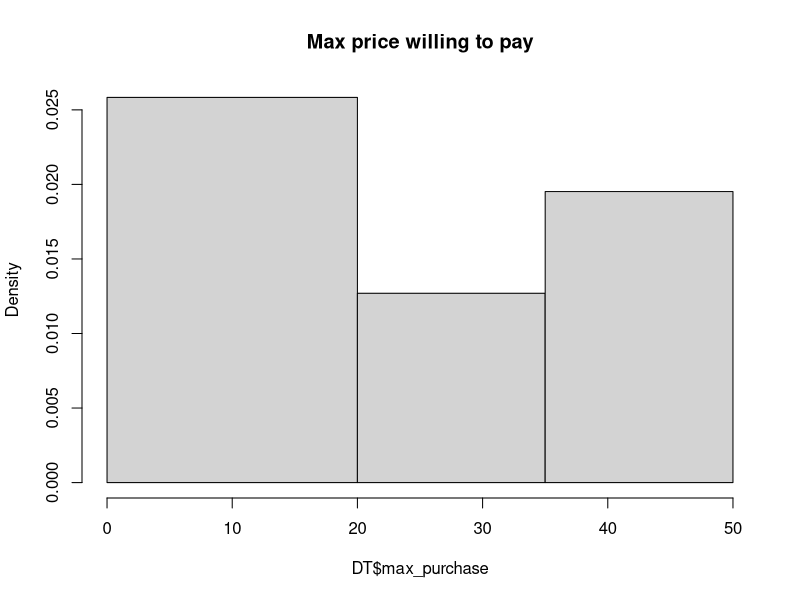
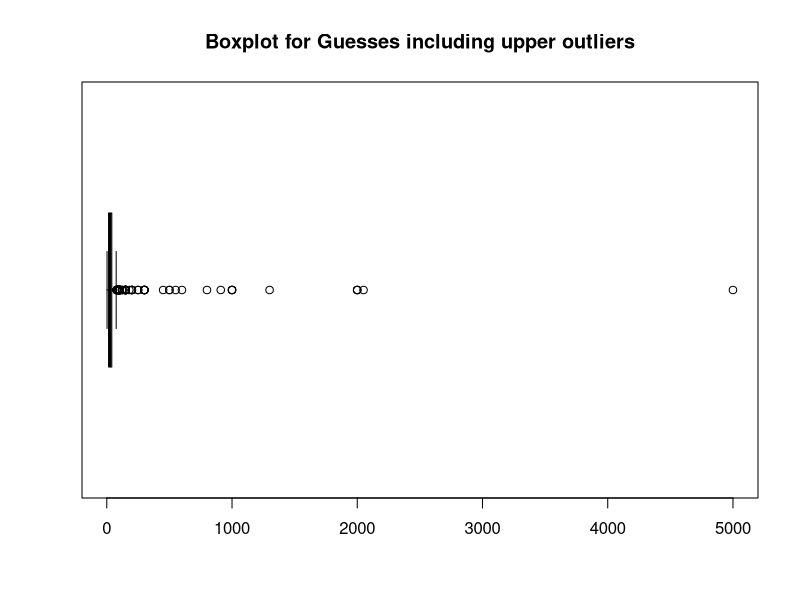
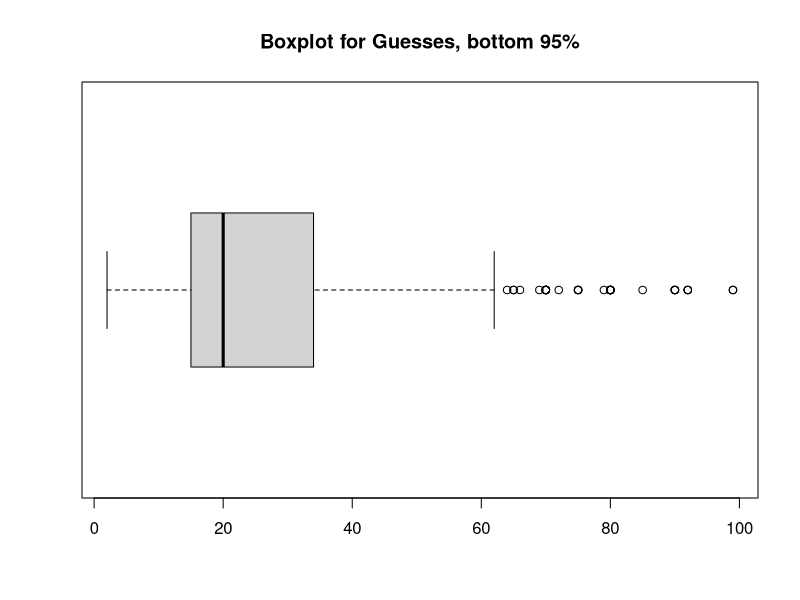
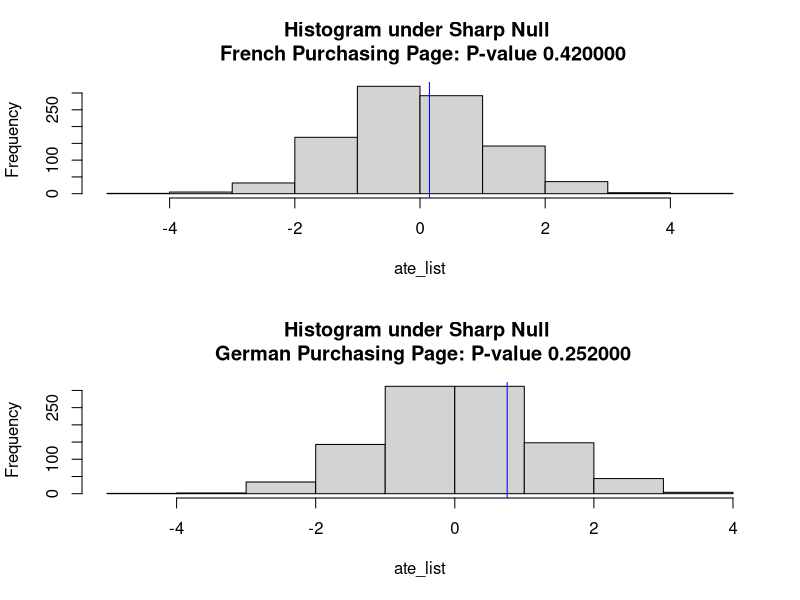
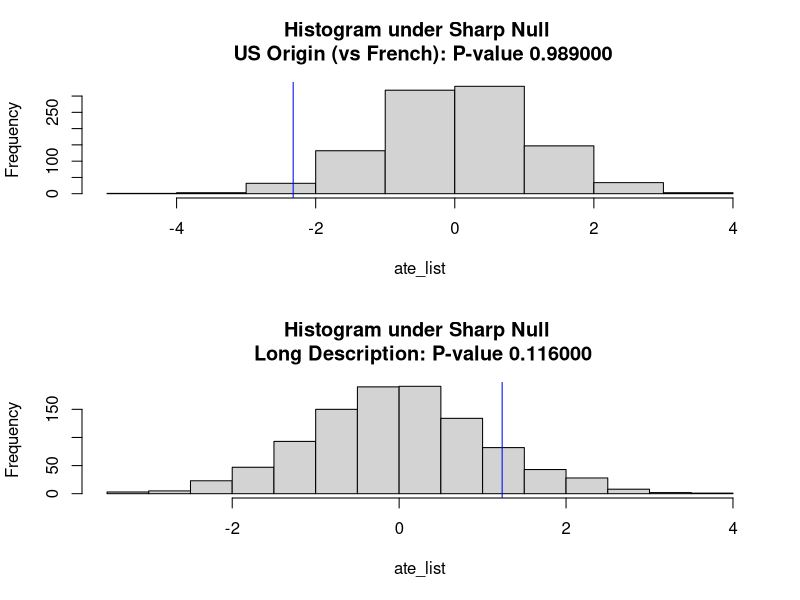
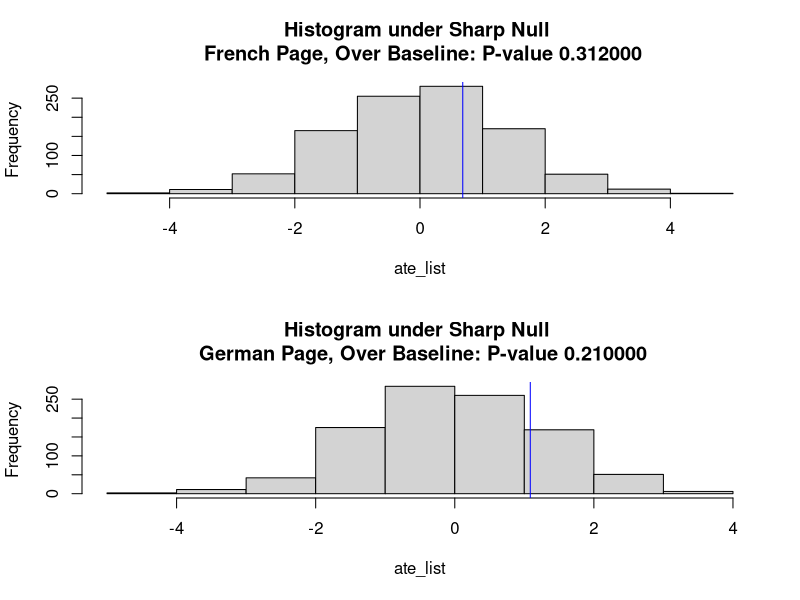

The R source for these figures, in order:
## ---- chunk 1
knitr::opts_chunk$set(echo = TRUE)
knitr::opts_knit$set(root.dir = normalizePath("./"))
d = read.csv('1st_Launch_Full.csv')
library(MASS)
## ---- chunk 2
summary(d$Guess_the_Cost[d$French_Purchasing_Page == 1]) #French language only
summary(d$Guess_the_Cost[d$German_Purchasing_Page == 1]) #German language only
summary(d$Guess_the_Cost[d$German_Purchasing_Page == 0 & d$French_Purchasing_Page == 0]) #English language only

## ---- chunk 3
library(data.table)
# Cleaning out incomplete responses before treament exposures
d <- d[!is.na(d$Track),]
#summary(d)
# Counting occurances of IP address and Geo-codes
d$geo_code <- paste(d$LocationLatitude, d$LocationLongitude)
dt = data.table(d)
dt[, `freq_geo` := .N, by = geo_code]
dt[, `freq_ip` := .N, by = IPAddress]
#class(as.data.frame(dt))
#dt
## Creatig 2 dedupped dataset, one with complete dedup where we do not allow any duplicates in IP or Geo code, and one where we exclude IP dupes, but allow up to 5 dups per geo code
complete_dedup<- dt[dt$freq_ip==1 & dt$freq_geo==1]
#nrow(complete_dedup)
five_or_less_dedup <- dt[dt$freq_ip==1 & dt$freq_geo<=5]
#nrow(five_or_less_dedup)
d<-five_or_less_dedup
## ---- chunk 4
summary(five_or_less_dedup$Guess_the_Cost[d$French_Purchasing_Page == 1]) #French language only
summary(five_or_less_dedup$Guess_the_Cost[d$German_Purchasing_Page == 1]) #German language only
summary(five_or_less_dedup$Guess_the_Cost[d$German_Purchasing_Page == 0 & d$French_Purchasing_Page == 0]) #English language only

## ---- chunk 5
library(dplyr)
five_or_less_dedup %>%
  group_by(Finished, Track) %>%
  summarise(count= n())
## ---- chunk 6
DT<-data.table(d)
lm.basic<-lm(Guess_the_Cost~French_Purchasing_Page + German_Purchasing_Page,DT)
summary(lm.basic)
## ---- chunk 7
DT<-data.table(d)
lm.basic<-lm(Guess_the_Cost~US_Origin,DT)
summary(lm.basic)
## ---- chunk 8
#Change GG questions to "Max purchase" integer column
d<-five_or_less_dedup
d$max_purchase<-rep(0,length(d$Purchase_50))
DT<-data.table(d)
DT[Purchase_20==1,max_purchase:=20]
DT[Purchase_35==1,max_purchase:=35]
DT[Purchase_50==1,max_purchase:=50]
summary(DT$max_purchase)
#barplot()
hist(DT$max_purchase,main = "Max price willing to pay",breaks=c(0,20,35,50))
## ---- chunk 9
#NOTE: this cell is ALREADY in writeup
#Process/clean variables- covariates
d<-data.table(d)
#English as primary language
d$English_as_primary<-d[,.(abs(d$English_as_primary-2))]
d$English_as_primary<-as.factor(d$English_as_primary)
#Male: original, male=1, female=2
d$Male<-d[,.(abs(d$Male-2))]
d$Male<-as.factor(d$Male)
#household income- as factor due to <20k, >100k, and do not answer
d$Household_Income<-as.factor(d$Household_Income)
#Other languages- Blank is only English, French 1, German 2, Other 3
d$Speaks_German<-as.numeric(d[,Other_Language_Spoken %like% "2"])
d$Speaks_French<-as.numeric(d[,Other_Language_Spoken %like% "1"])

#Drink Frequency- options are not linear 
d$Drink_Frequency<-factor(d$Drink_Frequency)

#Cab preference
d$Cab_Preference<-d[,.(abs(d$Cab_Preference-2))]

#Purchase Frequency- also not linear
d$Purchase_Frequency<-factor(d$Purchase_Frequency)
## ---- chunk 10
#basic covariate model, treatment is format
lm.cv<-lm(Guess_the_Cost~French_Purchasing_Page + German_Purchasing_Page + Male + Household_Income + English_as_primary + Drink_Frequency + Cab_Preference + Purchase_Frequency,DT)
summary(lm.cv)
## ---- chunk 11
DT$Track<-factor(DT$Track)
lm.saturated<-lm(Guess_the_Cost~ Track + Male + Household_Income + English_as_primary + Drink_Frequency + Cab_Preference + Purchase_Frequency,DT)
summary(lm.saturated)
## ---- chunk 12
DT<-data.table(d)
#for RI, only using the bottom 95%
boxplot(DT$Guess_the_Cost,horizontal = TRUE)
title("Boxplot for Guesses including upper outliers")
DT_95<-DT[Guess_the_Cost < quantile(DT$Guess_the_Cost,.95)]
boxplot(DT_95$Guess_the_Cost,horizontal = TRUE)
title("Boxplot for Guesses, bottom 95%")
## ---- chunk 13
#Set up RI for 0-95 of guesses
set.seed(0)
RI_DT<-DT_95
RI_outcome<-DT_95$Guess_the_Cost
RI_feature<-DT_95$French_Purchasing_Page

#2. calculate ate function
calculate_ate<- function(d=RI_DT,outcome,feature){
control<-outcome[feature==0]
treatment<-outcome[feature==1]
ate<-mean(treatment)-mean(control)
return(ate)
}

#observed ate
ate_obsv<-calculate_ate(RI_DT,RI_outcome,RI_feature)
#ate_obsv
#DT_95[French_Purchasing_Page==1,mean(Guess_the_Cost)]-DT_95[French_Purchasing_Page==0,mean(Guess_the_Cost)]

#3. Assume sharp null
#make new table with randomized features (input)
random_it<-function(d,outcome,feature){
d_new<-data.frame(X=sample(feature),Y=outcome)
ate<-calculate_ate(d_new,d_new$Y,d_new$X)
return(ate)
}
#random_it(RI_DT,RI_outcome,RI_feature)

#4. rinse and repeat
rep_rand_Sharpnull<-function(d,NITERS,outcome,feature){
ate_list<-rep(NA, NITERS)
  for (i in (1:NITERS)){
    ate_list[i]<- random_it(d,outcome,feature)
  }
return(ate_list)
}
## ---- chunk 14

#original, non-function RI
#ate_obsv<-calculate_ate(RI_DT,RI_outcome,RI_feature)
#ate_list<-rep_rand_Sharpnull(d,NITERS=100,RI_outcome,RI_feature)
#p_value<-mean(ate_obsv<=ate_list)
#hist(ate_list,main = sprintf("Histogram under Sharp Null \n %s: P-value %f",feature_title,p_value))
#abline(v = ate_obsv, col = "blue")


#RI for French Page, under %95
RI_DT<-DT_95
RI_outcome<-DT_95$Guess_the_Cost

#loopable variables
RI_feature<-DT_95$French_Purchasing_Page
feature_title<-"French_Purchasing_Page"


RI_chartoutput<-function(DT=RI_DT, outcome=RI_outcome, RI_feature,feature_title){
  ate_obsv<-calculate_ate(DT,outcome,RI_feature)
  ate_list<-rep_rand_Sharpnull(d,NITERS=1000,outcome,RI_feature)
  p_value<-mean(ate_obsv<=ate_list)
  hist(ate_list,main = sprintf("Histogram under Sharp Null \n %s: P-value %f",feature_title,p_value))
  abline(v = ate_obsv, col = "blue")
  }

## ---- chunk 15
#Formats
par(mfrow=c(2,1))
RI_chartoutput(DT_95,DT_95$Guess_the_Cost,DT_95$French_Purchasing_Page,"French Purchasing Page")
RI_chartoutput(DT_95,DT_95$Guess_the_Cost,DT_95$German_Purchasing_Page,"German Purchasing Page")
#Wine origin, Description
par(mfrow=c(2,1))
RI_chartoutput(DT_95,DT_95$Guess_the_Cost,DT_95$US_Origin,"US Origin (vs French)")
RI_chartoutput(DT_95,DT_95$Guess_the_Cost,DT_95$Long_Description,"Long Description")

## ---- chunk 16
#testing RI of French/German over baseline
par(mfrow=c(2,1))
#French over baseline, excludes German formats
test_table<-DT_95[German_Purchasing_Page==0]
RI_chartoutput(DT=test_table,outcome=test_table$Guess_the_Cost,RI_feature=test_table$French_Purchasing_Page,feature_title = "French Page, Over Baseline")
#German over baseline
test_table<-DT_95[French_Purchasing_Page==0]
RI_chartoutput(DT=test_table,outcome=test_table$Guess_the_Cost,RI_feature=test_table$German_Purchasing_Page,feature_title = "German Page, Over Baseline")
